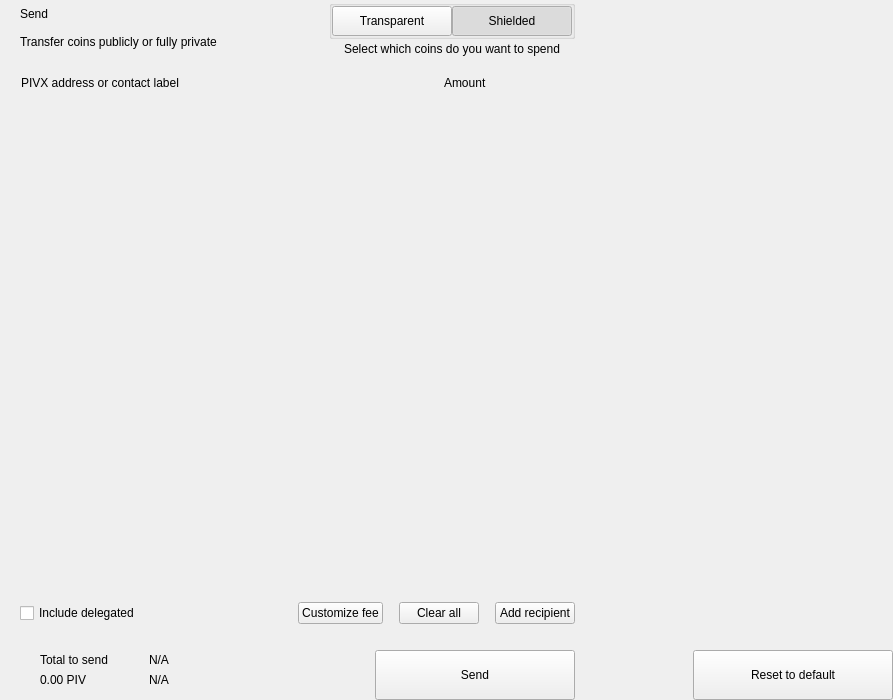
<?xml version="1.0" encoding="UTF-8"?>
<ui version="4.0">
 <class>send</class>
 <widget class="QWidget" name="send">
  <property name="geometry">
   <rect>
    <x>0</x>
    <y>0</y>
    <width>893</width>
    <height>700</height>
   </rect>
  </property>
  <property name="windowTitle">
   <string>Form</string>
  </property>
  <layout class="QHBoxLayout" name="horizontalLayout_2" stretch="2,1">
   <property name="spacing">
    <number>0</number>
   </property>
   <property name="leftMargin">
    <number>0</number>
   </property>
   <property name="topMargin">
    <number>0</number>
   </property>
   <property name="rightMargin">
    <number>0</number>
   </property>
   <property name="bottomMargin">
    <number>0</number>
   </property>
   <item>
    <widget class="QWidget" name="left" native="true">
     <layout class="QVBoxLayout" name="verticalLayout_3">
      <property name="spacing">
       <number>0</number>
      </property>
      <property name="leftMargin">
       <number>0</number>
      </property>
      <property name="topMargin">
       <number>0</number>
      </property>
      <property name="rightMargin">
       <number>0</number>
      </property>
      <property name="bottomMargin">
       <number>0</number>
      </property>
      <item>
       <layout class="QVBoxLayout" name="verticalLayout_22" stretch="0,0,0,1,0,0,0,0">
        <property name="spacing">
         <number>0</number>
        </property>
        <item>
         <layout class="QHBoxLayout" name="horizontalLayout_3">
          <property name="spacing">
           <number>0</number>
          </property>
          <property name="leftMargin">
           <number>20</number>
          </property>
          <property name="rightMargin">
           <number>20</number>
          </property>
          <item>
           <layout class="QVBoxLayout" name="verticalLayout">
            <property name="spacing">
             <number>0</number>
            </property>
            <item>
             <widget class="QLabel" name="labelTitle">
              <property name="text">
               <string>Send</string>
              </property>
              <property name="alignment">
               <set>Qt::AlignLeading|Qt::AlignLeft|Qt::AlignVCenter</set>
              </property>
             </widget>
            </item>
            <item>
             <widget class="QLabel" name="labelSubtitle1">
              <property name="text">
               <string>Transfer coins publicly or fully private</string>
              </property>
             </widget>
            </item>
           </layout>
          </item>
          <item>
           <spacer name="horizontalSpacer">
            <property name="orientation">
             <enum>Qt::Horizontal</enum>
            </property>
            <property name="sizeHint" stdset="0">
             <size>
              <width>40</width>
              <height>20</height>
             </size>
            </property>
           </spacer>
          </item>
          <item>
           <layout class="QVBoxLayout" name="verticalLayout_6">
            <property name="spacing">
             <number>3</number>
            </property>
            <item alignment="Qt::AlignHCenter">
             <widget class="QGroupBox" name="groupBox">
              <property name="styleSheet">
               <string notr="true">#groupBox{
padding-top:2px;
}</string>
              </property>
              <property name="title">
               <string/>
              </property>
              <property name="alignment">
               <set>Qt::AlignCenter</set>
              </property>
              <layout class="QHBoxLayout" name="horizontalLayout_4">
               <property name="spacing">
                <number>0</number>
               </property>
               <property name="leftMargin">
                <number>0</number>
               </property>
               <property name="topMargin">
                <number>0</number>
               </property>
               <property name="rightMargin">
                <number>0</number>
               </property>
               <property name="bottomMargin">
                <number>0</number>
               </property>
               <item>
                <widget class="QPushButton" name="pushLeft">
                 <property name="minimumSize">
                  <size>
                   <width>120</width>
                   <height>30</height>
                  </size>
                 </property>
                 <property name="maximumSize">
                  <size>
                   <width>120</width>
                   <height>30</height>
                  </size>
                 </property>
                 <property name="focusPolicy">
                  <enum>Qt::NoFocus</enum>
                 </property>
                 <property name="text">
                  <string>Transparent</string>
                 </property>
                 <property name="checkable">
                  <bool>true</bool>
                 </property>
                 <property name="autoExclusive">
                  <bool>true</bool>
                 </property>
                </widget>
               </item>
               <item>
                <widget class="QPushButton" name="pushRight">
                 <property name="minimumSize">
                  <size>
                   <width>120</width>
                   <height>30</height>
                  </size>
                 </property>
                 <property name="maximumSize">
                  <size>
                   <width>120</width>
                   <height>30</height>
                  </size>
                 </property>
                 <property name="focusPolicy">
                  <enum>Qt::NoFocus</enum>
                 </property>
                 <property name="text">
                  <string>Shielded</string>
                 </property>
                 <property name="checkable">
                  <bool>true</bool>
                 </property>
                 <property name="checked">
                  <bool>true</bool>
                 </property>
                 <property name="autoExclusive">
                  <bool>true</bool>
                 </property>
                </widget>
               </item>
              </layout>
             </widget>
            </item>
            <item alignment="Qt::AlignHCenter|Qt::AlignTop">
             <widget class="QLabel" name="labelSubtitle2">
              <property name="styleSheet">
               <string notr="true"/>
              </property>
              <property name="text">
               <string>Select which coins do you want to spend</string>
              </property>
              <property name="alignment">
               <set>Qt::AlignCenter</set>
              </property>
              <property name="indent">
               <number>0</number>
              </property>
             </widget>
            </item>
           </layout>
          </item>
         </layout>
        </item>
        <item>
         <spacer name="verticalSpacer_2">
          <property name="orientation">
           <enum>Qt::Vertical</enum>
          </property>
          <property name="sizeType">
           <enum>QSizePolicy::Fixed</enum>
          </property>
          <property name="sizeHint" stdset="0">
           <size>
            <width>20</width>
            <height>20</height>
           </size>
          </property>
         </spacer>
        </item>
        <item>
         <layout class="QHBoxLayout" name="horizontalLayout" stretch="6,0,2">
          <property name="spacing">
           <number>0</number>
          </property>
          <property name="leftMargin">
           <number>10</number>
          </property>
          <property name="topMargin">
           <number>0</number>
          </property>
          <property name="rightMargin">
           <number>20</number>
          </property>
          <property name="bottomMargin">
           <number>0</number>
          </property>
          <item>
           <widget class="QLabel" name="labelSubtitleAddress">
            <property name="styleSheet">
             <string notr="true">margin-left:8px;</string>
            </property>
            <property name="text">
             <string>PIVX address or contact label</string>
            </property>
           </widget>
          </item>
          <item>
           <spacer name="horizontalSpacer_3">
            <property name="orientation">
             <enum>Qt::Horizontal</enum>
            </property>
            <property name="sizeType">
             <enum>QSizePolicy::Fixed</enum>
            </property>
            <property name="sizeHint" stdset="0">
             <size>
              <width>40</width>
              <height>1</height>
             </size>
            </property>
           </spacer>
          </item>
          <item>
           <widget class="QLabel" name="labelSubtitleAmount">
            <property name="text">
             <string>Amount</string>
            </property>
           </widget>
          </item>
         </layout>
        </item>
        <item>
         <widget class="QScrollArea" name="scrollArea">
          <property name="minimumSize">
           <size>
            <width>0</width>
            <height>350</height>
           </size>
          </property>
          <property name="styleSheet">
           <string notr="true">#scrollArea {
            background:transparent;
            margin-top:10px;
}</string>
          </property>
          <property name="horizontalScrollBarPolicy">
           <enum>Qt::ScrollBarAlwaysOff</enum>
          </property>
          <property name="sizeAdjustPolicy">
           <enum>QAbstractScrollArea::AdjustIgnored</enum>
          </property>
          <property name="widgetResizable">
           <bool>true</bool>
          </property>
          <property name="alignment">
           <set>Qt::AlignLeading|Qt::AlignLeft|Qt::AlignTop</set>
          </property>
          <widget class="QWidget" name="scrollAreaWidgetContents">
           <property name="geometry">
            <rect>
             <x>0</x>
             <y>0</y>
             <width>591</width>
             <height>16</height>
            </rect>
           </property>
           <property name="sizePolicy">
            <sizepolicy hsizetype="Preferred" vsizetype="Maximum">
             <horstretch>0</horstretch>
             <verstretch>0</verstretch>
            </sizepolicy>
           </property>
           <property name="autoFillBackground">
            <bool>false</bool>
           </property>
           <property name="styleSheet">
            <string notr="true">#scrollAreaWidgetContents {
             background:transparent;
             }</string>
           </property>
           <layout class="QVBoxLayout" name="verticalLayout_7">
            <property name="spacing">
             <number>0</number>
            </property>
            <property name="sizeConstraint">
             <enum>QLayout::SetDefaultConstraint</enum>
            </property>
            <property name="leftMargin">
             <number>0</number>
            </property>
            <property name="topMargin">
             <number>0</number>
            </property>
            <property name="rightMargin">
             <number>0</number>
            </property>
            <property name="bottomMargin">
             <number>0</number>
            </property>
           </layout>
          </widget>
         </widget>
        </item>
        <item>
         <spacer name="verticalSpacer_4">
          <property name="orientation">
           <enum>Qt::Vertical</enum>
          </property>
          <property name="sizeType">
           <enum>QSizePolicy::Fixed</enum>
          </property>
          <property name="sizeHint" stdset="0">
           <size>
            <width>20</width>
            <height>20</height>
           </size>
          </property>
         </spacer>
        </item>
        <item>
         <layout class="QHBoxLayout" name="horizontalLayout_20">
          <property name="spacing">
           <number>6</number>
          </property>
          <property name="leftMargin">
           <number>20</number>
          </property>
          <property name="rightMargin">
           <number>20</number>
          </property>
          <item>
           <widget class="QCheckBox" name="checkBoxDelegations">
            <property name="layoutDirection">
             <enum>Qt::LeftToRight</enum>
            </property>
            <property name="text">
             <string>Include delegated</string>
            </property>
           </widget>
          </item>
          <item>
           <spacer name="horizontalSpacer_4">
            <property name="orientation">
             <enum>Qt::Horizontal</enum>
            </property>
            <property name="sizeHint" stdset="0">
             <size>
              <width>10</width>
              <height>20</height>
             </size>
            </property>
           </spacer>
          </item>
          <item>
           <widget class="QPushButton" name="pushButtonFee">
            <property name="focusPolicy">
             <enum>Qt::NoFocus</enum>
            </property>
            <property name="text">
             <string>Customize fee</string>
            </property>
           </widget>
          </item>
          <item>
           <spacer name="horizontalSpacer_11">
            <property name="orientation">
             <enum>Qt::Horizontal</enum>
            </property>
            <property name="sizeType">
             <enum>QSizePolicy::Minimum</enum>
            </property>
            <property name="sizeHint" stdset="0">
             <size>
              <width>10</width>
              <height>20</height>
             </size>
            </property>
           </spacer>
          </item>
          <item>
           <widget class="QPushButton" name="pushButtonClear">
            <property name="focusPolicy">
             <enum>Qt::NoFocus</enum>
            </property>
            <property name="layoutDirection">
             <enum>Qt::RightToLeft</enum>
            </property>
            <property name="text">
             <string>Clear all</string>
            </property>
           </widget>
          </item>
          <item>
           <spacer name="horizontalSpacer_6">
            <property name="orientation">
             <enum>Qt::Horizontal</enum>
            </property>
            <property name="sizeType">
             <enum>QSizePolicy::Fixed</enum>
            </property>
            <property name="sizeHint" stdset="0">
             <size>
              <width>10</width>
              <height>20</height>
             </size>
            </property>
           </spacer>
          </item>
          <item>
           <widget class="QPushButton" name="pushButtonAddRecipient">
            <property name="focusPolicy">
             <enum>Qt::NoFocus</enum>
            </property>
            <property name="text">
             <string>Add recipient</string>
            </property>
           </widget>
          </item>
         </layout>
        </item>
        <item>
         <spacer name="verticalSpacer">
          <property name="orientation">
           <enum>Qt::Vertical</enum>
          </property>
          <property name="sizeType">
           <enum>QSizePolicy::Fixed</enum>
          </property>
          <property name="sizeHint" stdset="0">
           <size>
            <width>20</width>
            <height>16</height>
           </size>
          </property>
         </spacer>
        </item>
        <item>
         <layout class="QHBoxLayout" name="horizontalLayout_7">
          <property name="rightMargin">
           <number>20</number>
          </property>
          <item>
           <layout class="QHBoxLayout" name="horizontalLayout_10">
            <property name="spacing">
             <number>0</number>
            </property>
            <property name="leftMargin">
             <number>8</number>
            </property>
            <item>
             <widget class="QStackedWidget" name="stackedWidget">
              <property name="minimumSize">
               <size>
                <width>0</width>
                <height>60</height>
               </size>
              </property>
              <property name="maximumSize">
               <size>
                <width>16777215</width>
                <height>60</height>
               </size>
              </property>
              <widget class="QWidget" name="page1">
               <layout class="QVBoxLayout" name="verticalLayout_71" stretch="0">
                <property name="spacing">
                 <number>6</number>
                </property>
                <property name="leftMargin">
                 <number>12</number>
                </property>
                <property name="topMargin">
                 <number>0</number>
                </property>
                <property name="rightMargin">
                 <number>0</number>
                </property>
                <property name="bottomMargin">
                 <number>0</number>
                </property>
                <item>
                 <widget class="QWidget" name="coinWidget" native="true">
                  <property name="minimumSize">
                   <size>
                    <width>0</width>
                    <height>60</height>
                   </size>
                  </property>
                  <property name="maximumSize">
                   <size>
                    <width>16777215</width>
                    <height>60</height>
                   </size>
                  </property>
                  <layout class="QHBoxLayout" name="horizontalLayout_9">
                   <property name="spacing">
                    <number>0</number>
                   </property>
                   <property name="leftMargin">
                    <number>20</number>
                   </property>
                   <property name="topMargin">
                    <number>10</number>
                   </property>
                   <property name="rightMargin">
                    <number>20</number>
                   </property>
                   <property name="bottomMargin">
                    <number>10</number>
                   </property>
                   <item>
                    <layout class="QVBoxLayout" name="verticalSend">
                     <property name="spacing">
                      <number>0</number>
                     </property>
                     <item>
                      <widget class="QLabel" name="labelTitleTotalSend">
                       <property name="text">
                        <string>Total to send</string>
                       </property>
                      </widget>
                     </item>
                     <item>
                      <widget class="QLabel" name="labelAmountSend">
                       <property name="text">
                        <string notr="true">0.00 PIV</string>
                       </property>
                      </widget>
                     </item>
                    </layout>
                   </item>
                   <item>
                    <spacer name="horizontalSpacer_9">
                     <property name="orientation">
                      <enum>Qt::Horizontal</enum>
                     </property>
                     <property name="sizeType">
                      <enum>QSizePolicy::Fixed</enum>
                     </property>
                     <property name="sizeHint" stdset="0">
                      <size>
                       <width>20</width>
                       <height>20</height>
                      </size>
                     </property>
                    </spacer>
                   </item>
                   <item>
                    <widget class="QLabel" name="labelLine">
                     <property name="minimumSize">
                      <size>
                       <width>1</width>
                       <height>0</height>
                      </size>
                     </property>
                     <property name="maximumSize">
                      <size>
                       <width>1</width>
                       <height>16777215</height>
                      </size>
                     </property>
                     <property name="text">
                      <string/>
                     </property>
                    </widget>
                   </item>
                   <item>
                    <spacer name="horizontalSpacer_10">
                     <property name="orientation">
                      <enum>Qt::Horizontal</enum>
                     </property>
                     <property name="sizeType">
                      <enum>QSizePolicy::Fixed</enum>
                     </property>
                     <property name="sizeHint" stdset="0">
                      <size>
                       <width>20</width>
                       <height>20</height>
                      </size>
                     </property>
                    </spacer>
                   </item>
                   <item>
                    <layout class="QVBoxLayout" name="verticalRemaining">
                     <property name="spacing">
                      <number>0</number>
                     </property>
                     <item>
                      <widget class="QLabel" name="labelTitleTotalRemaining">
                       <property name="text">
                        <string notr="true">N/A</string>
                       </property>
                      </widget>
                     </item>
                     <item>
                      <widget class="QLabel" name="labelAmountRemaining">
                       <property name="text">
                        <string notr="true">N/A</string>
                       </property>
                      </widget>
                     </item>
                    </layout>
                   </item>
                  </layout>
                 </widget>
                </item>
               </layout>
              </widget>
              <widget class="QWidget" name="page_2"/>
             </widget>
            </item>
           </layout>
          </item>
          <item>
           <spacer name="horizontalSpacer_5">
            <property name="orientation">
             <enum>Qt::Horizontal</enum>
            </property>
            <property name="sizeType">
             <enum>QSizePolicy::Expanding</enum>
            </property>
            <property name="sizeHint" stdset="0">
             <size>
              <width>40</width>
              <height>20</height>
             </size>
            </property>
           </spacer>
          </item>
          <item alignment="Qt::AlignBottom">
           <widget class="QPushButton" name="pushButtonSave">
            <property name="minimumSize">
             <size>
              <width>200</width>
              <height>50</height>
             </size>
            </property>
            <property name="maximumSize">
             <size>
              <width>200</width>
              <height>50</height>
             </size>
            </property>
            <property name="focusPolicy">
             <enum>Qt::NoFocus</enum>
            </property>
            <property name="text">
             <string>Send</string>
            </property>
           </widget>
          </item>
         </layout>
        </item>
       </layout>
      </item>
     </layout>
    </widget>
   </item>
   <item>
    <widget class="QWidget" name="right" native="true">
     <layout class="QVBoxLayout" name="verticalLayout_5">
      <property name="leftMargin">
       <number>0</number>
      </property>
      <property name="topMargin">
       <number>0</number>
      </property>
      <property name="rightMargin">
       <number>0</number>
      </property>
      <property name="bottomMargin">
       <number>0</number>
      </property>
      <item>
       <layout class="QVBoxLayout" name="verticalLayout_4">
        <property name="spacing">
         <number>6</number>
        </property>
        <item>
         <widget class="OptionButton" name="btnCoinControl" native="true">
          <property name="minimumSize">
           <size>
            <width>0</width>
            <height>50</height>
           </size>
          </property>
         </widget>
        </item>
        <item>
         <widget class="OptionButton" name="btnChangeAddress" native="true">
          <property name="minimumSize">
           <size>
            <width>0</width>
            <height>50</height>
           </size>
          </property>
         </widget>
        </item>
        <item>
         <widget class="OptionButton" name="btnUri" native="true">
          <property name="minimumSize">
           <size>
            <width>0</width>
            <height>50</height>
           </size>
          </property>
         </widget>
        </item>
        <item>
         <spacer name="verticalSpacer_5">
          <property name="orientation">
           <enum>Qt::Vertical</enum>
          </property>
          <property name="sizeHint" stdset="0">
           <size>
            <width>20</width>
            <height>40</height>
           </size>
          </property>
         </spacer>
        </item>
        <item>
         <layout class="QHBoxLayout" name="horizontalLayout_8">
          <item>
           <spacer name="horizontalSpacer_7">
            <property name="orientation">
             <enum>Qt::Horizontal</enum>
            </property>
            <property name="sizeHint" stdset="0">
             <size>
              <width>40</width>
              <height>20</height>
             </size>
            </property>
           </spacer>
          </item>
          <item>
           <widget class="QPushButton" name="pushButtonReset">
            <property name="minimumSize">
             <size>
              <width>200</width>
              <height>50</height>
             </size>
            </property>
            <property name="maximumSize">
             <size>
              <width>200</width>
              <height>50</height>
             </size>
            </property>
            <property name="focusPolicy">
             <enum>Qt::NoFocus</enum>
            </property>
            <property name="text">
             <string>Reset to default</string>
            </property>
           </widget>
          </item>
         </layout>
        </item>
       </layout>
      </item>
     </layout>
    </widget>
   </item>
  </layout>
 </widget>
 <customwidgets>
  <customwidget>
   <class>OptionButton</class>
   <extends>QWidget</extends>
   <header>qt/pivx/optionbutton.h</header>
   <container>1</container>
  </customwidget>
 </customwidgets>
 <resources/>
 <connections/>
</ui>
